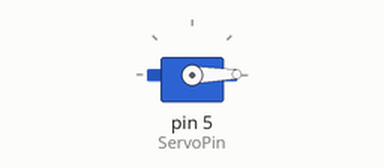
This sketch was run on a simulated Arduino Uno, built with avr-gcc and run on an emulated ATmega328P. Parts: servo.

Above: at 1.05 s.
At 5.25 s:
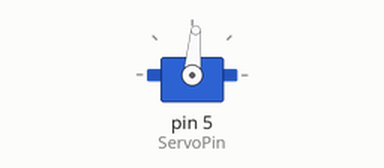
At 9.55 s:
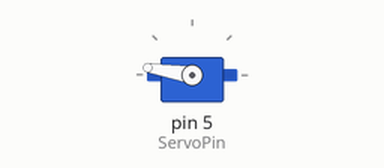
At 18.05 s:
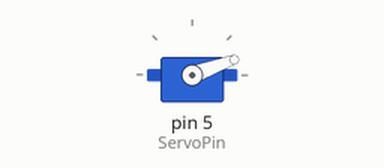
Timing chart, 0 to 25.7 s (numbered marks = the images above):
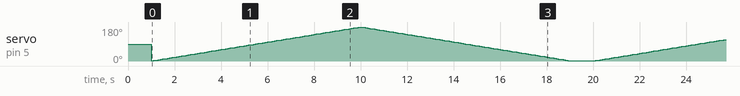

The sketch:

____.ino
```cpp
#include <Servo.h>
int ServoPin = 5;
const int pulseStart = 500;    //伺服器脈衝寬值域
const int pulseEnd = 2400;    //伺服器脈衝寬值域
Servo myservo;	    //宣告物件

int GapTime=100;	//間隔時間
int OpenArc=1;	    //最小角度
int CloseArc=180;	//最大角度

void setup()
{
  myservo.attach(ServoPin, pulseStart, pulseEnd);	// 修正脈衝寬度範圍
  myservo.write(90); 	  // 設定中點位置

  delay(1000);
}

void loop()
{
	for(int i = OpenArc; i <= CloseArc; i+=2)
	{
	    myservo.write(i);
	    delay(GapTime);
	}
	for(int i = CloseArc; i >= OpenArc; i-=2)
	{
	    myservo.write(i);
	    delay(GapTime);
	}
	delay(1000);
}
```
